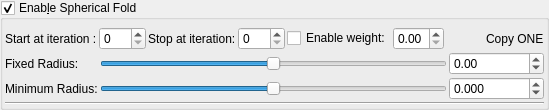
    <widget class="MyGroupBox" name="groupCheck_transform_sphericalFold1_enabled">
     <property name="title">
      <string>Enab&amp;le Spherical Fold</string>
     </property>
     <property name="checkable">
      <bool>true</bool>
     </property>
     <layout class="QVBoxLayout" name="verticalLayout_12" stretch="0,0,0">
      <property name="spacing">
       <number>2</number>
      </property>
      <property name="leftMargin">
       <number>2</number>
      </property>
      <property name="topMargin">
       <number>2</number>
      </property>
      <property name="rightMargin">
       <number>2</number>
      </property>
      <property name="bottomMargin">
       <number>2</number>
      </property>
      <item>
       <layout class="QGridLayout" name="gridLayout_6">
        <property name="topMargin">
         <number>5</number>
        </property>
        <item row="0" column="3">
         <widget class="MySpinBox" name="spinboxInt_transform_sphericalFold1_stop_iterations">
          <property name="sizePolicy">
           <sizepolicy hsizetype="Preferred" vsizetype="Maximum">
            <horstretch>0</horstretch>
            <verstretch>0</verstretch>
           </sizepolicy>
          </property>
          <property name="maximum">
           <number>250</number>
          </property>
         </widget>
        </item>
        <item row="0" column="5">
         <widget class="MyDoubleSpinBox" name="spinbox_transform_sphericalFold1_weight">
          <property name="sizePolicy">
           <sizepolicy hsizetype="Minimum" vsizetype="Maximum">
            <horstretch>0</horstretch>
            <verstretch>0</verstretch>
           </sizepolicy>
          </property>
          <property name="decimals">
           <number>2</number>
          </property>
          <property name="minimum">
           <double>0.000000000000000</double>
          </property>
          <property name="maximum">
           <double>1.000000000000000</double>
          </property>
          <property name="singleStep">
           <double>0.100000000000000</double>
          </property>
         </widget>
        </item>
        <item row="0" column="7">
         <widget class="QLabel" name="label_113">
          <property name="text">
           <string>Copy ONE</string>
          </property>
         </widget>
        </item>
        <item row="0" column="2">
         <widget class="QLabel" name="label_27">
          <property name="text">
           <string>Stop at iteration:</string>
          </property>
         </widget>
        </item>
        <item row="0" column="6">
         <spacer name="horizontalSpacer_4">
          <property name="orientation">
           <enum>Qt::Horizontal</enum>
          </property>
          <property name="sizeHint" stdset="0">
           <size>
            <width>40</width>
            <height>20</height>
           </size>
          </property>
         </spacer>
        </item>
        <item row="0" column="1">
         <widget class="MySpinBox" name="spinboxInt_transform_sphericalFold1_start_iterations">
          <property name="sizePolicy">
           <sizepolicy hsizetype="Minimum" vsizetype="Maximum">
            <horstretch>0</horstretch>
            <verstretch>0</verstretch>
           </sizepolicy>
          </property>
          <property name="minimum">
           <number>0</number>
          </property>
          <property name="maximum">
           <number>250</number>
          </property>
          <property name="value">
           <number>0</number>
          </property>
         </widget>
        </item>
        <item row="0" column="0">
         <widget class="QLabel" name="label_65">
          <property name="text">
           <string>Start at iteration :</string>
          </property>
         </widget>
        </item>
        <item row="0" column="4">
         <widget class="QCheckBox" name="checkBox_transform_sphericalFold1_weight_enabled">
          <property name="text">
           <string>Enable weight:</string>
          </property>
         </widget>
        </item>
       </layout>
      </item>
      <item>
       <layout class="QGridLayout" name="gridLayout_15">
        <property name="spacing">
         <number>2</number>
        </property>
        <item row="0" column="0">
         <widget class="QLabel" name="label_5">
          <property name="text">
           <string>Fixed Radius:</string>
          </property>
         </widget>
        </item>
        <item row="1" column="0">
         <widget class="QLabel" name="label_9">
          <property name="text">
           <string>Minimum Radius:</string>
          </property>
         </widget>
        </item>
        <item row="0" column="1">
         <widget class="QSlider" name="slider_transform_sphericalFold1_fixed_radius">
          <property name="sizePolicy">
           <sizepolicy hsizetype="Expanding" vsizetype="Maximum">
            <horstretch>0</horstretch>
            <verstretch>0</verstretch>
           </sizepolicy>
          </property>
          <property name="minimum">
           <number>-18000</number>
          </property>
          <property name="maximum">
           <number>18000</number>
          </property>
          <property name="value">
           <number>0</number>
          </property>
          <property name="sliderPosition">
           <number>0</number>
          </property>
          <property name="orientation">
           <enum>Qt::Horizontal</enum>
          </property>
         </widget>
        </item>
        <item row="0" column="2">
         <widget class="MyDoubleSpinBox" name="spinbox_transform_sphericalFold1_fixed_radius">
          <property name="sizePolicy">
           <sizepolicy hsizetype="Minimum" vsizetype="Maximum">
            <horstretch>0</horstretch>
            <verstretch>0</verstretch>
           </sizepolicy>
          </property>
          <property name="prefix">
           <string/>
          </property>
          <property name="suffix">
           <string/>
          </property>
          <property name="decimals">
           <number>2</number>
          </property>
          <property name="minimum">
           <double>-36000.000000000000000</double>
          </property>
          <property name="maximum">
           <double>36000.000000000000000</double>
          </property>
          <property name="singleStep">
           <double>0.100000000000000</double>
          </property>
         </widget>
        </item>
        <item row="1" column="1">
         <widget class="QSlider" name="slider_transform_sphericalFold1_min_radius">
          <property name="sizePolicy">
           <sizepolicy hsizetype="Expanding" vsizetype="Maximum">
            <horstretch>0</horstretch>
            <verstretch>0</verstretch>
           </sizepolicy>
          </property>
          <property name="minimum">
           <number>-18000</number>
          </property>
          <property name="maximum">
           <number>18000</number>
          </property>
          <property name="value">
           <number>0</number>
          </property>
          <property name="sliderPosition">
           <number>0</number>
          </property>
          <property name="orientation">
           <enum>Qt::Horizontal</enum>
          </property>
         </widget>
        </item>
        <item row="1" column="2">
         <widget class="MyDoubleSpinBox" name="spinbox_transform_sphericalFold1_min_radius">
          <property name="sizePolicy">
           <sizepolicy hsizetype="Minimum" vsizetype="Maximum">
            <horstretch>0</horstretch>
            <verstretch>0</verstretch>
           </sizepolicy>
          </property>
          <property name="prefix">
           <string/>
          </property>
          <property name="suffix">
           <string/>
          </property>
          <property name="decimals">
           <number>3</number>
          </property>
          <property name="minimum">
           <double>-360000.000000000000000</double>
          </property>
          <property name="maximum">
           <double>360000.000000000000000</double>
          </property>
          <property name="singleStep">
           <double>0.100000000000000</double>
          </property>
         </widget>
        </item>
       </layout>
      </item>
      <item>
       <widget class="Line" name="line_13">
        <property name="orientation">
         <enum>Qt::Horizontal</enum>
        </property>
       </widget>
      </item>
     </layout>
    </widget>
